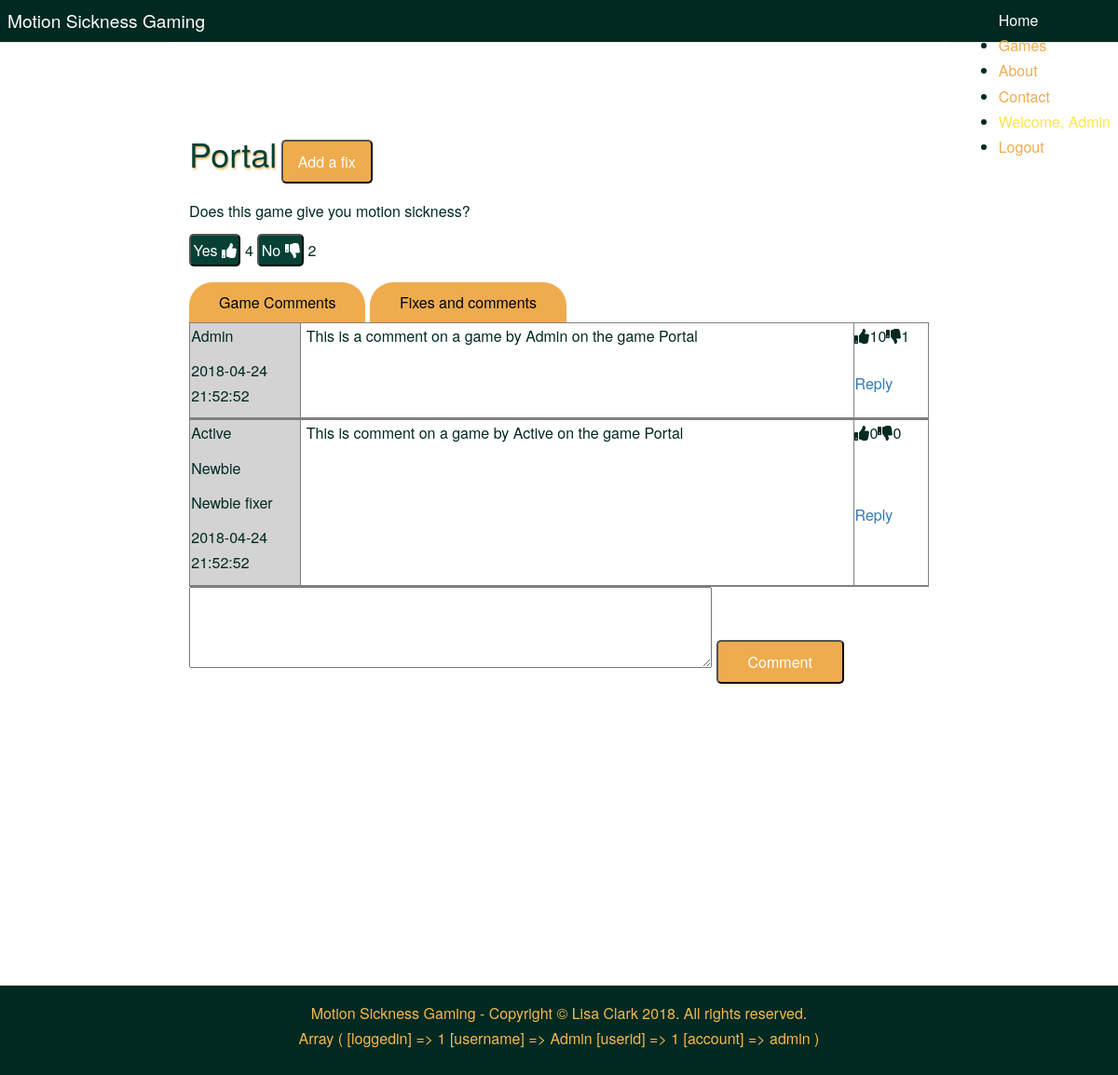
/view/php/individual_games.php?gameID=2 (signed in), run on the app's committed database.
### tables this page shows
CREATE TABLE `game` (
  `gameID` int(10) UNSIGNED NOT NULL,
  `gameName` varchar(100) NOT NULL,
  `gameThUp` int(10) UNSIGNED NOT NULL,
  `gameThDown` int(10) UNSIGNED NOT NULL,
  `gameDate` datetime NOT NULL DEFAULT CURRENT_TIMESTAMP
);

CREATE TABLE `gamecomm` (
  `gameCommID` int(10) UNSIGNED NOT NULL,
  `gameComment` text NOT NULL,
  `gameCommDateTime` timestamp NOT NULL DEFAULT CURRENT_TIMESTAMP,
  `gameCommThUp` int(10) UNSIGNED NOT NULL,
  `gameCommThDown` int(10) UNSIGNED NOT NULL,
  `userID` int(10) UNSIGNED NOT NULL,
  `gameID` int(10) UNSIGNED NOT NULL
);

CREATE TABLE `user` (
  `userID` int(10) UNSIGNED NOT NULL,
  `username` varchar(100) NOT NULL,
  `password` varchar(20) NOT NULL,
  `userCreateDate` datetime NOT NULL DEFAULT CURRENT_TIMESTAMP,
  `acctStatus` int(10) UNSIGNED NOT NULL
);

### model/dbfunctions.php (called while the page is built, shortened)
<?php
function get_one_game($gameID) {
    $selectonegame = "SELECT * FROM game WHERE gameID='" . $_GET['gameID'] . "'";
    include 'connect.php';
    $stmt = $conn->prepare($selectonegame);
    $result = $stmt->execute();
    return $stmt->fetch(PDO::FETCH_ASSOC);
}
function getGameComments($gameid) {
    $comment = "SELECT user.username, gameComment, gameCommDateTime, gameCommThUp, gameCommThDown, gameComm.userID, gameID, gameCommID
    FROM gamecomm
    INNER JOIN user ON user.userID = gameComm.userID
    WHERE gameID ='" . $gameid . "'";
    include 'connect.php';
    $stmt = $conn->prepare($comment);
    $stmt->execute();
    return $stmt->fetchAll(PDO::FETCH_ASSOC);
}
function getThumbs($userID) {
    $rep = "SELECT user.userID, user.username,
    SUM(a.commthumbs+b.commthumbs) AS 'commthumbs',
    c.fixthumbs AS 'fixthumbs'
    FROM user
    LEFT JOIN (
        SELECT userID, SUM(gameCommThUp-gameCommThDown) AS 'commthumbs'
        FROM gamecomm
        GROUP BY userID) a ON a.userID = user.userID
    LEFT JOIN (
        SELECT userID, SUM(fixCommThUp-fixCommThDown) AS 'commthumbs'
        FROM fixcomm
        GROUP BY userID) b ON b.userID = user.userID
    LEFT JOIN (
        SELECT userID, SUM(fixThUp-fixThDown) AS 'fixthumbs'
        FROM fix
        GROUP BY userID) c ON c.userID = user.userID
    WHERE user.userID ='" . $userID . "'" ;
    include 'connect.php';
    $stmt = $conn->prepare($rep);
    $result = $stmt->execute();
    return $stmt->fetch(PDO::FETCH_ASSOC);;
}
?>

### view/php/individual_games.php (the view, shortened to what this page needs)
<?php
    include 'header.php';
    include 'nav.php';
    include '../../model/connect.php';
    include '../../model/dbfunctions.php';
?>
<?php
    $gamedetails = get_one_game($_GET['gameID']);
?>
<div class="container game-page">
    <div class="game-button">
        <h1 class="inline"><?php echo $gamedetails['gameName'];?></h1>
        <?php
            if (isset($_SESSION['loggedin']) && $_SESSION['loggedin'] == true) {
        ?>
        <button type="button" class="pure-button inline" data-toggle="modal" data-target="#myModal">Add a fix</button>
        <?php
            };
        ?>
    </div>
    <div class="gamevote">
        <p>Does this game give you motion sickness?</p>
        <span>
            <button type="button" id="game_yes" class="pure-button thumbs" onclick="updatethumbsup(<?php echo $_GET['gameID']; ?>)">
                Yes <i class="fas fa-thumbs-up"></i>
            </button>
            <span id="thup"><?php echo $gamedetails['gameThUp'];?></span>
            <button type="button" id="game_no" class="pure-button thumbs" onclick="updatethumbsdown(<?php echo $_GET['gameID']; ?>)">
                No <i class="fas fa-thumbs-down"></i>
            </button>
            <span id="thdown"><?php echo $gamedetails['gameThDown'];?></span>
        </span>
    </div>
    <div class="comment-container">
        <div class="pure-button-group" role="group" aria-label="...">
            <button class="tab" onclick="tabOne();">Game Comments</button>
            <button class="tab" onclick="tabTwo();">Fixes and comments</button>
        </div>
        <div class="comment-inner">
            <div id="gamecomment">
                <?php
                $getcomments = getGameComments($_GET['gameID']);
                foreach($getcomments as $row) {
                    echo
                '<div class="databaseComments">';
                    echo
                    '<div class="userinfo">';
                    echo
                        '<p>' . $row['username'] . '</p>';
                   $getrep = getThumbs($row['userID']);
                    ?>
                <?php
                    echo
                        '<p id="' . $getrep['username'] . '_comm"></p>';
                    echo
                        '<p id="' . $getrep['username'] . '_fix"></p>';
                    echo
                        '<p>' . $row['gameCommDateTime'] . '</p>';
                    echo
                    '</div>';
                    echo
                    '<div class="actualcomment">' . $row['gameComment'] . '</div>';
                    echo
                    '<div class="vote">';
                    echo
                        '<i class="fas fa-thumbs-up"></i>';
                    echo
                        '<span>' . $row['gameCommThUp'] . '</span>';
                    echo
                        '<i class="fas fa-thumbs-down"></i>';
                    echo
                        '<span>' . $row['gameCommThDown'] . '</span>';
                    echo
                    '</div>';
                    echo
                    '<div class="reply">';
                    echo
                        '<a href="#">Reply</a>';
                    echo
                    '</div>';
                    echo
                '</div>';
                }
                ?>
            </div>
            <div class="addcomment">
                <form class="pure-form pure-form-stacked">
                    <fieldset>
                        <textarea id="gamecomment" rows="3" cols="60"></textarea>
                        <button type="submit" class="pure-button pure-button-primary">Comment</button>
                    </fieldset>
                </form>
            </div>
        </div>
    </div>
</div>
<?php
    include 'footer.php';
?>

### view/php/header.php (shortened to what this page needs)
<!doctype html>
<html lang="en">
<head>
    <link rel="stylesheet" href="https://unpkg.com/purecss@1.0.0/build/pure-min.css">
    <link rel="stylesheet" href="https://maxcdn.bootstrapcdn.com/bootstrap/4.0.0/css/bootstrap.min.css">
    <link rel="stylesheet" href="https://unpkg.com/purecss@1.0.0/build/grids-responsive-min.css">
    <link rel="stylesheet" href="https://netdna.bootstrapcdn.com/font-awesome/4.0.3/css/font-awesome.css">
    <link rel="stylesheet" href="https://maxcdn.bootstrapcdn.com/bootstrap/3.3.7/css/bootstrap.min.css">
    <link rel="stylesheet" href="../css/layouts/marketing.css">
    <link rel="stylesheet" href="../css/style.css">
</head>
<body>

### view/php/nav.php (shortened to what this page needs)
<div class="header">
    <div class="home-menu pure-menu pure-menu-horizontal pure-menu-fixed">
        <a class="pure-menu-heading" href="">Motion Sickness Gaming</a>
        <ul class="pure-menu-list">
            <li class="pure-menu-item pure-menu-selected">
                <a href="index.php" class="pure-menu-link">Home</a>
            </li>
            <li class="pure-menu-item">
                <a href="games.php" class="pure-menu-link">Games</a>
            </li>
            <li class="pure-menu-item">
                <a href="about.php" class="pure-menu-link">About</a>
            </li>
            <li class="pure-menu-item">
                <a href="contact.php" class="pure-menu-link">Contact</a>
            </li>
            <?php if (isset($_SESSION['loggedin']) && $_SESSION['loggedin'] == true) { ?>
            <li class="pure-menu-item">
                <a class="pure-menu-link" id="welcome">Welcome, <?php echo $_SESSION['username'];?></a>
            </li>
            <li class="pure-menu-item">
                <a class="pure-menu-link" href="../../controller/logout.php">Logout</a>
            </li>
            <?php }; ?>
        </ul>
    </div>
</div>

### view/php/footer.php (shortened to what this page needs)
    <div class="footer l-box is-center">
        Motion Sickness Gaming - Copyright &#169; Lisa Clark 2018. All rights reserved.
        <p><?php print_r($_SESSION); ?></p>
    </div>
</body>
</html>

### view/css/layouts/marketing.css (style rules this page uses)
* { -webkit-box-sizing: border-box; -moz-box-sizing: border-box; box-sizing: border-box; }
body { line-height: 1.7em; color: #002921; font-size: 13px; background-image: url(../../img/background.jpg); }
h1, h2, h3, h4, h5, h6, label { color: #054135; }
.l-box { padding: 1em; }
.is-center { text-align: center; }
.pure-button { background-color: #EEAC4E; color: white; padding: 0.5em 2em; border-radius: 5px; }
.home-menu { padding: 0.5em; text-align: center; box-shadow: 0 1px 1px rgba(0,0,0, 0.10); }
.home-menu { background: #002921; }
.pure-menu.pure-menu-fixed { border-bottom: none; z-index: 4; }
.home-menu .pure-menu-heading { color: white; font-weight: 400; font-size: 120%; }
.home-menu .pure-menu-selected a { color: white; }
.home-menu a { color: #EEAC4E; }
.footer { background: #002921; position: fixed; bottom: 0; width: 100%; color: #F4B851 }
@media (min-width: 48em) { body { font-size: 16px; } }
@media (min-width: 48em) { .home-menu { text-align: left; } }
@media (min-width: 48em) { .home-menu ul { float: right; } }

### view/css/style.css (style rules this page uses)
.pure-menu-selected .pure-menu-link, .pure-menu-selected .pure-menu-link:visited { color: white; }
.game-page { padding-top: 80px; margin: 0 auto; background: rgba(255,255,255,0.4); width: 70%; min-height: 1000px; }
.game-page h1 { text-shadow: 1px 2px 2px rgba(238,172,78,0.8); }
.game-page h1, .game-page h2 { padding-left: 1%; }
.gamevote { padding: 1%; }
.inline { display: inline-block; }
.comment-container { width: 100%; margin: 1%; }
.tab { border-radius: 25px 25px 0px 0px; background: #EEAC4E; color: black; padding: 0.5em 2em; border: none; }
.comment-inner { width: 98%; min-height: 800px; margin-top: 0; padding 0.5em; }
.databaseComments { width: 100%; margin: 0; padding: 0; display: grid; grid-template-columns: 15% 15% 60% 10%; border: 1px solid grey; }
.userinfo { grid-column-start: 1; grid-column-end: 2; grid-row-start: 1; grid-row-end: 3; padding-left: 1%; border-bottom: 1px solid grey; border-right: 1px solid grey; background-color: lightgray; }
.actualcomment { grid-column-start: 2; grid-column-end: 4; grid-row-start: 1; grid-row-end: 3; padding-left: 1%; padding-right: 1%; border-bottom: 1px solid grey; border-right: 1px solid grey; background: white; }
.vote { grid-column-start: 4; grid-column-end: 5; grid-row-start: 1; grid-row-end: 2; padding-left: 1%; background: white; }
.reply { grid-column-start: 4; grid-column-end: 5; grid-row-start: 2; grid-row-end: 3; padding-left: 1%; border-bottom: 1px solid grey; background: white; }
#welcome, #welcome:hover { text-decoration: none; color: #FCE54A; }
.pure-button.thumbs { background-color: #054135; padding: 0.15em; }
.game-button button { margin-top: -20px; padding: 0.5em 1em; }
.game-button { min-height: 80px; }

### data on the page
game: gameName "Portal", gameThUp "4", gameThDown "2"
gamecomm: userID.username "Admin", gameCommDateTime "2018-04-24 21:52:52", gameComment "This is a comment on a game by Admin on the game Portal", gameCommThUp "10", gameCommThDown "1"
gamecomm: userID.username "Active", gameCommDateTime "2018-04-24 21:52:52", gameComment "This is comment on a game by Active on the game Portal", gameCommThUp "0", gameCommThDown "0"

### other printed values
$_SESSION['username'] "Admin"
